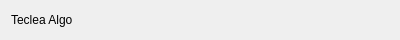
<?xml version="1.0" encoding="UTF-8"?>
<ui version="4.0">
 <class>Widget</class>
 <widget class="QWidget" name="Widget">
  <property name="geometry">
   <rect>
    <x>0</x>
    <y>0</y>
    <width>400</width>
    <height>40</height>
   </rect>
  </property>
  <property name="windowTitle">
   <string>Widget</string>
  </property>
  <layout class="QVBoxLayout" name="verticalLayout">
   <item>
    <widget class="QLabel" name="label">
     <property name="text">
      <string>Teclea Algo</string>
     </property>
    </widget>
   </item>
  </layout>
 </widget>
 <layoutdefault spacing="6" margin="11"/>
 <resources/>
 <connections/>
</ui>
